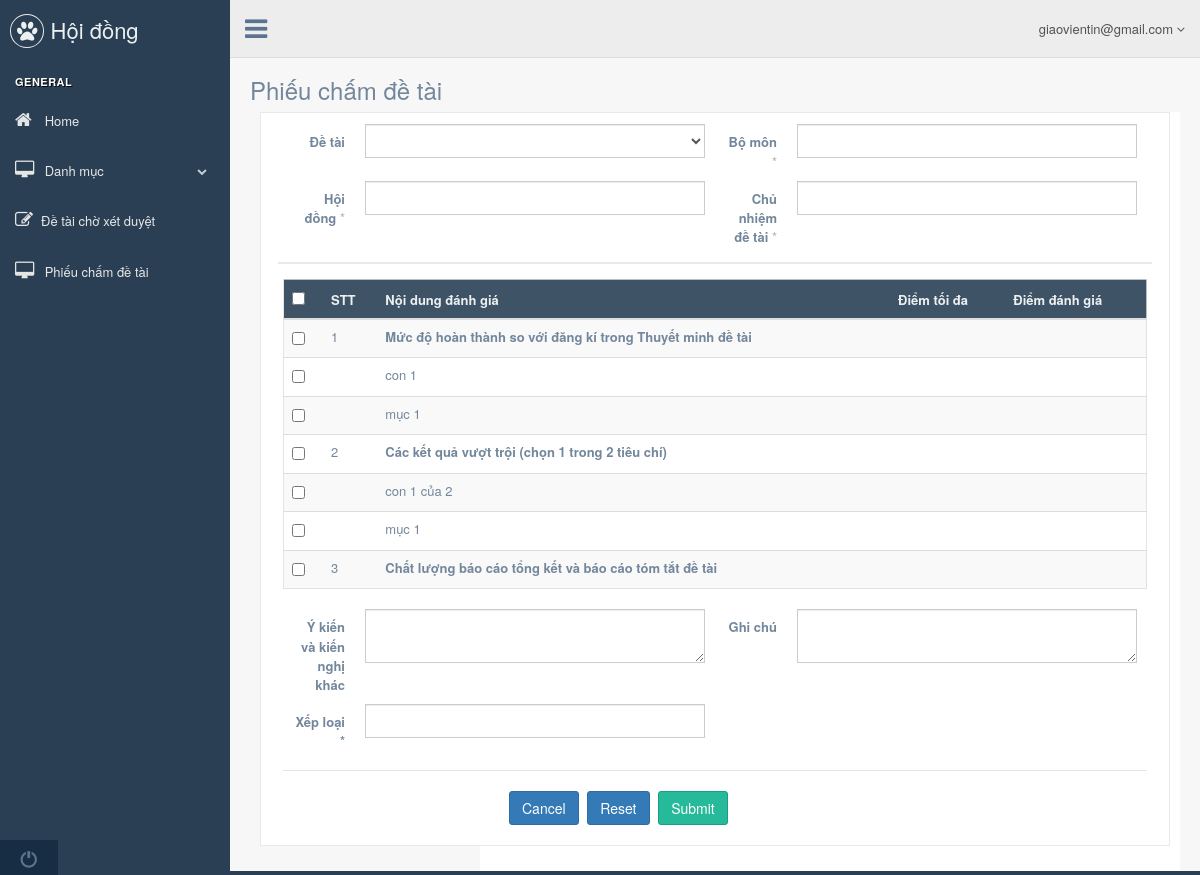
The page /hoidong.php?controller=khoanmucdiem (signed in) on the database as committed earlier.
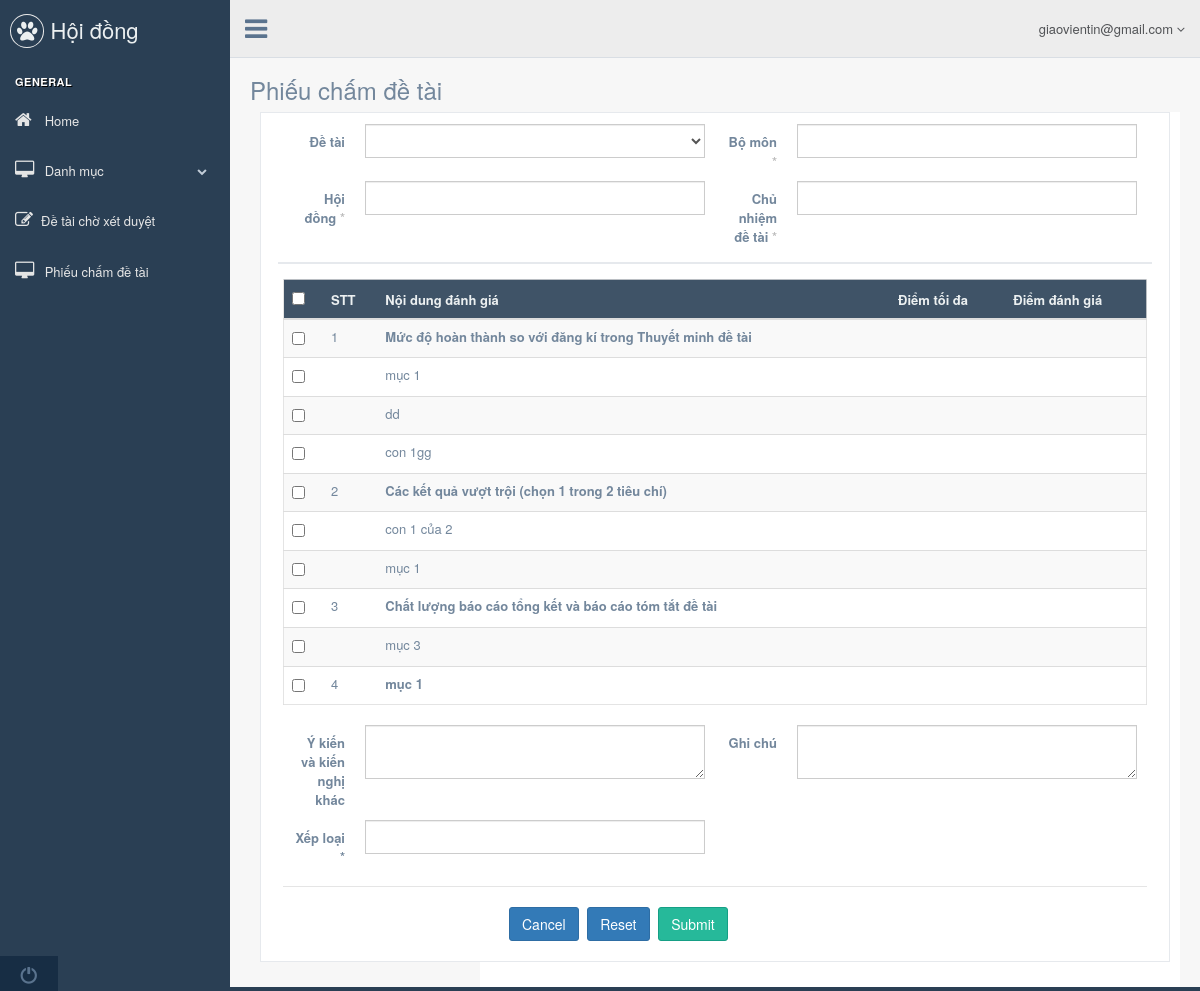
The same page on the database as committed later.
### tables this page shows
CREATE TABLE `tbl_phieucham` (
  `pk_khoanmucdiem_id` int(11) NOT NULL,
  `parentId` int(11) NOT NULL,
  `c_tenkhoanmuc` varchar(1000) NOT NULL,
  `c_diemtoida` float NOT NULL,
  `c_diemdanhgia` float NOT NULL
);

### controller/backend/w_hoidong/controller_khoanmucdiem.php (called while the page is built, shortened)
<?php
	class controller_khoanmucdiem{
		public function __construct(){
			$this->model = new model();
			$record_per_page = 15;
			$p = (isset($_GET["p"])&&$_GET["p"]>0) ? ($_GET["p"]-1) : 0;
			$from = $p * $record_per_page;
			$arr = $this->model->get_all("select * from tbl_phieucham where parentId=0 order by pk_khoanmucdiem_id  limit $from,$record_per_page");
			include "view/backend/w_hoidong/view_khoanmucdiem.php";
		}
	}
	new controller_khoanmucdiem();
 ?>

### hoidong.php (called while the page is built, shortened)
<?php
	include "config.php";
	include "model/model.php";
	if(isset($_SESSION["SS_USER"]) == false)
		include "controller/backend/controller_login.php";
	else{
		include "view/backend/w_hoidong/master_hoidong.php";
	}
 ?>

### model/model.php (called while the page is built, shortened)
<?php
	class model{
		public function get_all($sql){
			global $db;
			$result = mysqli_query($db,$sql);
			$arr = array();
			while($rows = mysqli_fetch_object($result))
				$arr[] = $rows;
			return $arr;
		}
	}
 ?>

### view/backend/w_hoidong/view_khoanmucdiem.php (the view, shortened to what the changed rows need)
<div class="right_col" role="main">
  <div class="">
      <div class="col-md-12 col-sm-12 col-xs-12">
        <div class="x_panel">
          <div class="x_content">
            <div class="table-responsive">
              <table class="table table-striped jambo_table bulk_action">
                <thead>
                  <tr class="headings">
                    <th>
                      <input type="checkbox" id="check-all" class="flat">
                    </th>
                    <th class="column-title">STT </th>
                    <th class="column-title">Nội dung đánh giá </th>
                    <th class="column-title">Điểm tối đa </th>
                    <th class="column-title">Điểm đánh giá </th>
                  </tr>
                </thead>
                <tbody>
                  <?php $tongdiem=0;$tongdanhgia=0; $index=0;?>
                <?php foreach($arr as $rows): ?>
                  <tr class="even pointer">
                    <td class="a-center ">
                      <input type="checkbox" class="flat" name="table_records">
                    </td>
                    <td class=" "><?=++$index?></td>
                    <td class=" " style="font-weight: bold;"><?php echo $rows->c_tenkhoanmuc; ?></td>
                    <td class=" " style="font-weight: bold;"></td>
                    <td class=" " style="font-weight: bold;"></td>
                  </tr>
                  <?php $arr1= $this->model->get_all("select * from tbl_phieucham where parentId={$rows->pk_khoanmucdiem_id} order by pk_khoanmucdiem_id  limit $from,$record_per_page");?>
                  <?php foreach($arr1 as $rows1): ?>
                  <tr class="even pointer">
                    <td class="a-center ">
                      <input type="checkbox" class="flat" name="table_records">
                    </td>
                    <td class=" "></td>
                    <td class=" "><?php echo $rows1->c_tenkhoanmuc; ?></td>
                    <td class=" "></td>
                    <td class=" "></td>
                  </tr>
                <?php endforeach; ?>
                <?php endforeach; ?>
                </tbody>
              </table>
            </div>
          </div>
        </div>
      </div>
    </div>
  </div>
</div>

Rows that differ between the two databases and show on the page:
removed tbl_phieucham: c_tenkhoanmuc "con 1", shown under "Mức độ hoàn thành so với đăng kí trong Thuyết minh đề tài"
added tbl_phieucham: c_tenkhoanmuc "dd", shown under "Mức độ hoàn thành so với đăng kí trong Thuyết minh đề tài"
added tbl_phieucham: c_tenkhoanmuc "con 1gg", shown under "Mức độ hoàn thành so với đăng kí trong Thuyết minh đề tài"
added tbl_phieucham: c_tenkhoanmuc "mục 3", shown under "Chất lượng báo cáo tổng kết và báo cáo tóm tắt đề tài"
added tbl_phieucham: c_tenkhoanmuc "mục 1", shown under "Phiếu chấm đề tài"
